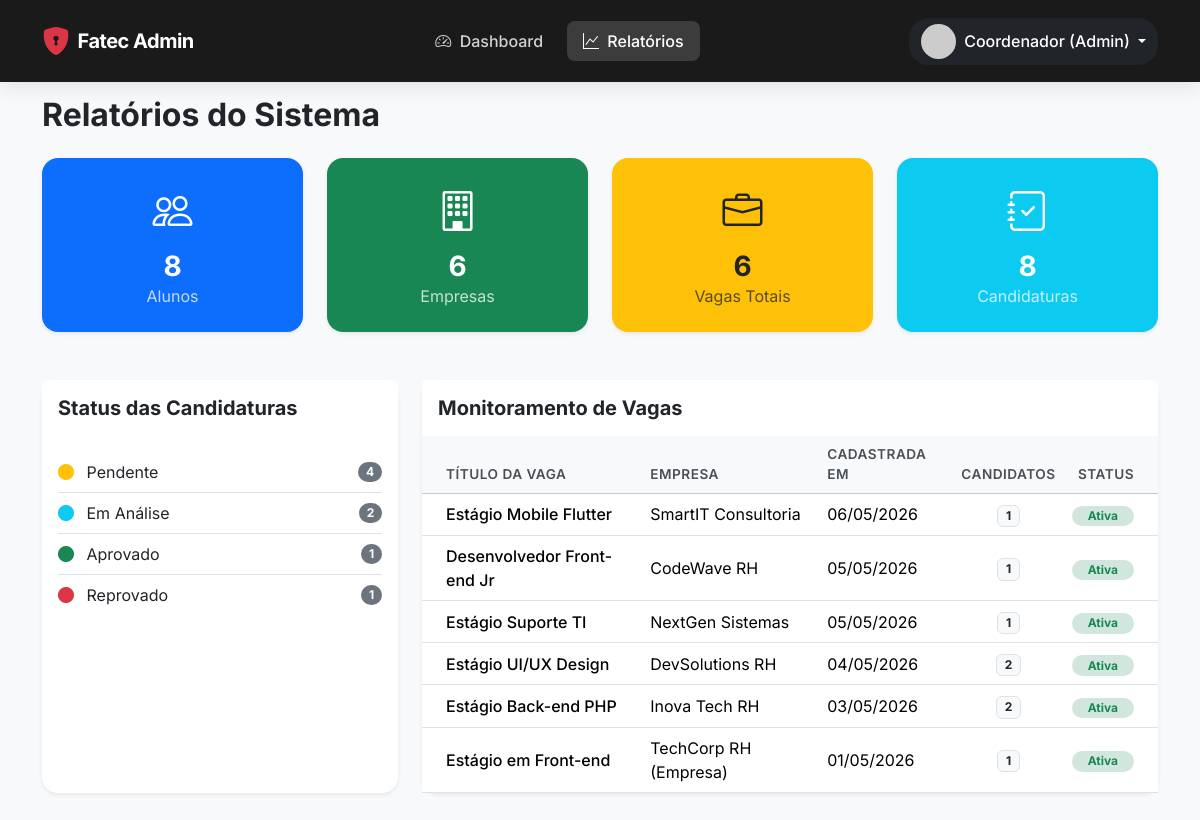
/relatorios.php (signed in), run on the app's committed database.
### tables this page shows
CREATE TABLE IF NOT EXISTS vagas (
    id INT AUTO_INCREMENT PRIMARY KEY,
    empresa_id INT NOT NULL,
    titulo VARCHAR(150) NOT NULL,
    descricao TEXT NOT NULL,
    requisitos TEXT,
    local VARCHAR(100),
    bolsa DECIMAL(10,2),
    status ENUM('Ativa', 'Inativa') DEFAULT 'Ativa',
    dataCadastro DATE,
    FOREIGN KEY (empresa_id) REFERENCES empresas(id) ON DELETE CASCADE
);

### relatorios.php (the view, shortened to what this page needs)
<?php
include 'conexao.php';
$total_alunos = $pdo->query("SELECT COUNT(*) FROM alunos")->fetchColumn();
$total_empresas = $pdo->query("SELECT COUNT(*) FROM empresas")->fetchColumn();
$total_vagas = $pdo->query("SELECT COUNT(*) FROM vagas")->fetchColumn();
$total_candidaturas = $pdo->query("SELECT COUNT(*) FROM candidaturas")->fetchColumn();
$stmt_status = $pdo->query("SELECT status, COUNT(*) as total FROM candidaturas GROUP BY status");
$candidaturas_status = $stmt_status->fetchAll(PDO::FETCH_ASSOC);
$sql_vagas = "SELECT v.id, v.titulo, u.nome as empresa, v.dataCadastro, v.status,
              (SELECT COUNT(*) FROM candidaturas c WHERE c.vaga_id = v.id) as total_candidatos
              FROM vagas v
              JOIN empresas e ON v.empresa_id = e.id
              JOIN usuarios u ON e.usuario_id = u.id
              ORDER BY v.dataCadastro DESC";
$vagas_list = $pdo->query($sql_vagas)->fetchAll(PDO::FETCH_ASSOC);
?>
<!DOCTYPE html>
<html lang="pt-BR">
<head>
    <link href="https://cdn.jsdelivr.net/npm/bootstrap@5.3.2/dist/css/bootstrap.min.css" rel="stylesheet">
    <link rel="stylesheet" href="https://cdn.jsdelivr.net/npm/bootstrap-icons@1.11.1/font/bootstrap-icons.css">
    <link rel="stylesheet" href="css/style.css">
</head>
<body class="bg-light">
    <nav class="navbar navbar-expand-lg navbar-dark fixed-top custom-navbar">
        <div class="container">
            <a class="navbar-brand d-flex align-items-center" href="painel_admin.php">
                <i class="bi bi-shield-lock-fill fs-3 me-2 text-danger"></i>
                <span class="fw-bold">Fatec Admin</span>
            </a>
            <div class="collapse navbar-collapse" id="navbarNav">
                <ul class="navbar-nav mx-auto">
                    <li class="nav-item">
                        <a class="nav-link" href="painel_admin.php"><i class="bi bi-speedometer2 me-1"></i> Dashboard</a>
                    </li>
                    <li class="nav-item">
                        <a class="nav-link active" href="relatorios.php"><i class="bi bi-graph-up me-1"></i> Relatórios</a>
                    </li>
                </ul>
                <div class="dropdown user-profile bg-dark">
                    <a href="#" class="d-flex align-items-center text-white text-decoration-none dropdown-toggle" id="dropdownUser" data-bs-toggle="dropdown" aria-expanded="false">
                        <img src="https://ui-avatars.com/api/?name=<?php echo urlencode($_SESSION['usuario_nome']); ?>&background=ffffff&color=000000" alt="Avatar" class="rounded-circle me-2" width="35">
                        <span class="fs-6 fw-medium me-1"><?php echo htmlspecialchars($_SESSION['usuario_nome']); ?></span>
                    </a>
                </div>
            </div>
        </div>
    </nav>
    <main class="container mt-5 pt-5 pb-5">
        <section class="view-section">
            <div class="d-flex justify-content-between align-items-center mb-4">
                <h2 class="fw-bold text-dark mb-0">Relatórios do Sistema</h2>
            </div>
            <div class="row g-4 mb-5">
                <div class="col-md-3">
                    <div class="card stat-card border-0 shadow-sm rounded-4 bg-primary text-white">
                        <div class="card-body p-4 text-center">
                            <i class="bi bi-people fs-1"></i>
                            <h3 class="fw-bold mt-2 mb-0"><?php echo $total_alunos; ?></h3>
                            <p class="mb-0 opacity-75">Alunos</p>
                        </div>
                    </div>
                </div>
                <div class="col-md-3">
                    <div class="card stat-card border-0 shadow-sm rounded-4 bg-success text-white">
                        <div class="card-body p-4 text-center">
                            <i class="bi bi-building fs-1"></i>
                            <h3 class="fw-bold mt-2 mb-0"><?php echo $total_empresas; ?></h3>
                            <p class="mb-0 opacity-75">Empresas</p>
                        </div>
                    </div>
                </div>
                <div class="col-md-3">
                    <div class="card stat-card border-0 shadow-sm rounded-4 bg-warning text-dark">
                        <div class="card-body p-4 text-center">
                            <i class="bi bi-briefcase fs-1"></i>
                            <h3 class="fw-bold mt-2 mb-0"><?php echo $total_vagas; ?></h3>
                            <p class="mb-0 opacity-75">Vagas Totais</p>
                        </div>
                    </div>
                </div>
                <div class="col-md-3">
                    <div class="card stat-card border-0 shadow-sm rounded-4 bg-info text-white">
                        <div class="card-body p-4 text-center">
                            <i class="bi bi-journal-check fs-1"></i>
                            <h3 class="fw-bold mt-2 mb-0"><?php echo $total_candidaturas; ?></h3>
                            <p class="mb-0 opacity-75">Candidaturas</p>
                        </div>
                    </div>
                </div>
            </div>
            <div class="row g-4">
                <div class="col-lg-4">
                    <div class="card shadow-sm border-0 rounded-4 h-100">
                        <div class="card-header bg-white border-0 py-3">
                            <h5 class="fw-bold mb-0">Status das Candidaturas</h5>
                        </div>
                        <div class="card-body">
                            <ul class="list-group list-group-flush">
                                <?php foreach($candidaturas_status as $status): ?>
                                <li class="list-group-item d-flex justify-content-between align-items-center px-0">
                                    <span>
                                        <i class="bi bi-circle-fill me-2 <?php
                                            echo match($status['status']) {
                                                'Pendente' => 'text-warning',
                                                'Em Análise' => 'text-info',
                                                'Aprovado' => 'text-success',
                                                'Reprovado' => 'text-danger',
                                                default => 'text-secondary'
                                            };
                                        ?>"></i>
                                        <?php echo $status['status']; ?>
                                    </span>
                                    <span class="badge bg-secondary rounded-pill"><?php echo $status['total']; ?></span>
                                </li>
                                <?php endforeach; ?>
                            </ul>
                        </div>
                    </div>
                </div>
                <div class="col-lg-8">
                    <div class="card shadow-sm border-0 rounded-4">
                        <div class="card-header bg-white border-0 py-3">
                            <h5 class="fw-bold mb-0">Monitoramento de Vagas</h5>
                        </div>
                        <div class="card-body p-0">
                            <div class="table-responsive">
                                <table class="table table-hover align-middle mb-0">
                                    <thead class="table-light">
                                        <tr>
                                            <th class="ps-4">Título da Vaga</th>
                                            <th>Empresa</th>
                                            <th>Cadastrada em</th>
                                            <th>Candidatos</th>
                                            <th class="pe-4 text-end">Status</th>
                                        </tr>
                                    </thead>
                                    <tbody>
                                        <?php foreach($vagas_list as $vaga): ?>
                                        <tr>
                                            <td class="ps-4 fw-medium"><?php echo htmlspecialchars($vaga['titulo']); ?></td>
                                            <td><?php echo htmlspecialchars($vaga['empresa']); ?></td>
                                            <td><?php echo date('d/m/Y', strtotime($vaga['dataCadastro'])); ?></td>
                                            <td class="text-center">
                                                <span class="badge bg-light text-dark border"><?php echo $vaga['total_candidatos']; ?></span>
                                            </td>
                                            <td class="pe-4 text-end">
                                                <span class="badge <?php echo $vaga['status'] == 'Ativa' ? 'bg-success-subtle text-success' : 'bg-danger-subtle text-danger'; ?> rounded-pill px-3">
                                                    <?php echo $vaga['status']; ?>
                                                </span>
                                            </td>
                                        </tr>
                                        <?php endforeach; ?>
                                    </tbody>
                                </table>
                            </div>
                        </div>
                    </div>
                </div>
            </div>
        </section>
    </main>
</body>
</html>

### css/style.css (style rules this page uses)
:root { --primary-color: #b30000; --primary-hover: #8c0000; --dark-color: #1a1a1a; --light-bg: #f4f6f9; }
body { font-family: 'Inter', sans-serif; background-color: var(--light-bg); color: var(--dark-color); }
.custom-navbar { background-color: var(--primary-color); box-shadow: 0 4px 20px rgba(0, 0, 0, 0.1); padding: 15px 0; }
.custom-navbar .navbar-brand { font-weight: 700; letter-spacing: -0.5px; }
.custom-navbar .nav-link { color: rgba(255, 255, 255, 0.8) !important; font-weight: 500; padding: 8px 16px !important; border-radius: 8px; transition: all 0.3s ease; margin: 0 4px; }
.custom-navbar .nav-link:hover, .custom-navbar .nav-link.active { color: white !important; background-color: rgba(255, 255, 255, 0.15); }
.user-profile { background: rgba(0, 0, 0, 0.15); padding: 6px 12px; border-radius: 20px; }
.table th { font-weight: 600; color: #495057; text-transform: uppercase; font-size: 0.85rem; letter-spacing: 0.5px; }
.table td { vertical-align: middle; }
.stat-card { transition: transform 0.3s; }
.view-section { animation: fadeIn 0.4s ease-in-out; }

### relatorios.php (style rules this page uses)
.custom-navbar { background-color: #1a1a1a; }
.stat-card { transition: transform 0.2s; }

### data on the page
vagas: titulo "Estágio Mobile Flutter", empresa "SmartIT Consultoria", dataCadastro "06/05/2026", total_candidatos "1", status "Ativa"
vagas: titulo "Desenvolvedor Front-end Jr", empresa "CodeWave RH", dataCadastro "05/05/2026", total_candidatos "1", status "Ativa"
vagas: titulo "Estágio Suporte TI", empresa "NextGen Sistemas", dataCadastro "05/05/2026", total_candidatos "1", status "Ativa"
vagas: titulo "Estágio UI/UX Design", empresa "DevSolutions RH", dataCadastro "04/05/2026", total_candidatos "2", status "Ativa"
vagas: titulo "Estágio Back-end PHP", empresa "Inova Tech RH", dataCadastro "03/05/2026", total_candidatos "2", status "Ativa"
vagas: titulo "Estágio em Front-end", empresa "TechCorp RH (Empresa)", dataCadastro "01/05/2026", total_candidatos "1", status "Ativa"

### other printed values
$_SESSION['usuario_nome'] "Coordenador (Admin)"
$total_alunos "8"
$total_empresas "6"
$total_vagas "6"
$total_candidaturas "8"
$status['status'] "Pendente"
$status['total'] "4"
$status['status'] "Em Análise"
$status['total'] "2"
$status['status'] "Aprovado"
$status['total'] "1"
$status['status'] "Reprovado"
